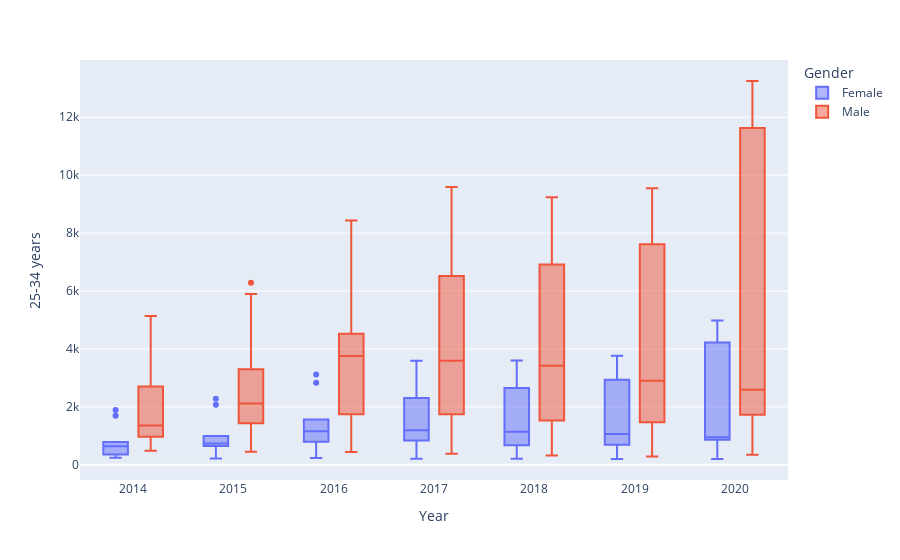

This figure's notebook cell:
### Code cell
fig = px.box(genderDf, x="Year", y="25-34 years", color="Gender")
fig.update_traces(quartilemethod="exclusive") # or "inclusive", or "linear" by default
fig.show()

#facet for 3 worst age groups 
#do it for entire average - box plot for aggregate by year 
#groupby year and gender

### Figure 1 — Plotly figure (JSON) as saved in the notebook; plotly's stock layout.template omitted (floating-point values rounded to 4 significant figures)
{"data": [{"alignmentgroup": "True", "hovertemplate": "Gender=Female<br>Year=%{x}<br>25-34 years=%{y}<extra></extra>", "legendgroup": "Female", "marker": {"color": "#636efa"}, "name": "Female", "notched": false, "offsetgroup": "Female", "orientation": "v", "quartilemethod": "exclusive", "showlegend": true, "type": "box", "x": [2020, 2020, 2020, 2020, 2020, 2020, 2020, 2020, 2020, 2020, 2019, 2019, 2019, 2019, 2019, 2019, 2019, 2019, 2019, 2019, 2018, 2018, 2018, 2018, 2018, 2018, 2018, 2018, 2018, 2018, 2017, 2017, 2017, 2017, 2017, 2017, 2017, 2017, 2017, 2017, 2016, 2016, 2016, 2016, 2016, 2016, 2016, 2016, 2016, 2016, 2015, 2015, 2015, 2015, 2015, 2015, 2015, 2015, 2015, 2015, 2014, 2014, 2014, 2014, 2014, 2014, 2014, 2014, 2014, 2014], "x0": " ", "xaxis": "x", "y": [4987, 965, 228, 4222, 940, 4697, 931, 205, 3999, 869, 3763, 1085, 220, 2938, 777, 3506, 1044, 201, 2751, 693, 3604, 1162, 230, 2655, 758, 3345, 1120, 206, 2480, 672, 3592, 1218, 244, 2308, 951, 3310, 1171, 212, 2136, 836, 3116, 1193, 262, 1568, 919, 2836, 1117, 232, 1445, 793, 2284, 995, 241, 720, 757, 2073, 939, 216, 659, 653, 1892, 787, 267, 418, 693, 1690, 748, 241, 357, 592], "y0": " ", "yaxis": "y"}, {"alignmentgroup": "True", "hovertemplate": "Gender=Male<br>Year=%{x}<br>25-34 years=%{y}<extra></extra>", "legendgroup": "Male", "marker": {"color": "#EF553B"}, "name": "Male", "notched": false, "offsetgroup": "Male", "orientation": "v", "quartilemethod": "exclusive", "showlegend": true, "type": "box", "x": [2020, 2020, 2020, 2020, 2020, 2020, 2020, 2020, 2020, 2020, 2019, 2019, 2019, 2019, 2019, 2019, 2019, 2019, 2019, 2019, 2018, 2018, 2018, 2018, 2018, 2018, 2018, 2018, 2018, 2018, 2017, 2017, 2017, 2017, 2017, 2017, 2017, 2017, 2017, 2017, 2016, 2016, 2016, 2016, 2016, 2016, 2016, 2016, 2016, 2016, 2015, 2015, 2015, 2015, 2015, 2015, 2015, 2015, 2015, 2015, 2014, 2014, 2014, 2014, 2014, 2014, 2014, 2014, 2014, 2014], "x0": " ", "xaxis": "x", "y": [13252, 2621, 376, 11632, 1844, 12647, 2562, 350, 11117, 1727, 9546, 2941, 304, 7612, 1584, 9031, 2856, 284, 7195, 1474, 9235, 3480, 342, 6913, 1630, 8718, 3369, 319, 6498, 1528, 9589, 3672, 421, 6517, 1903, 9015, 3515, 381, 6109, 1744, 8436, 3858, 490, 4526, 1907, 7896, 3658, 446, 4239, 1745, 6284, 3297, 494, 2176, 1570, 5899, 3132, 454, 2058, 1439, 5136, 2706, 529, 1056, 1422, 4760, 2563, 484, 970, 1289], "y0": " ", "yaxis": "y"}], "layout": {"autosize": true, "boxmode": "group", "legend": {"title": {"text": "Gender"}, "tracegroupgap": 0}, "margin": {"t": 60}, "xaxis": {"anchor": "y", "autorange": true, "domain": [0, 1], "range": [2013.0, 2021.0], "title": {"text": "Year"}, "type": "linear"}, "yaxis": {"anchor": "x", "autorange": true, "domain": [0, 1], "range": [-524.1, 13980.0], "title": {"text": "25-34 years"}, "type": "linear"}}}
